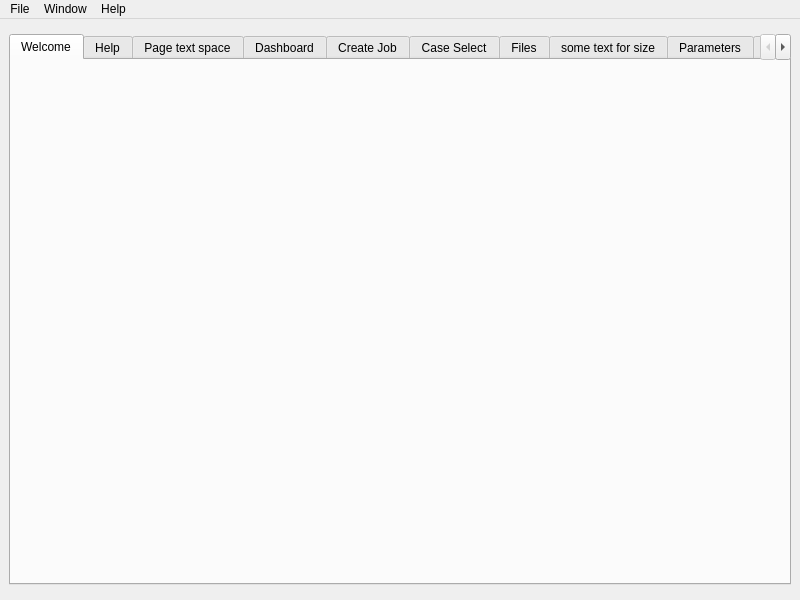
<?xml version="1.0" encoding="UTF-8"?>
<ui version="4.0">
 <comment>
********************************************************************************
**
** Copyright (c) 2017 The University of Notre Dame
** Copyright (c) 2017 The Regents of the University of California
**
** Redistribution and use in source and binary forms, with or without modification,
** are permitted provided that the following conditions are met:
**
** 1. Redistributions of source code must retain the above copyright notice, this 
** list of conditions and the following disclaimer.
**
** 2. Redistributions in binary form must reproduce the above copyright notice, this
** list of conditions and the following disclaimer in the documentation and/or other
** materials provided with the distribution.
**
** 3. Neither the name of the copyright holder nor the names of its contributors may
** be used to endorse or promote products derived from this software without specific
** prior written permission.
**
** THIS SOFTWARE IS PROVIDED BY THE COPYRIGHT HOLDERS AND CONTRIBUTORS &quot;AS IS&quot; AND ANY
** EXPRESS OR IMPLIED WARRANTIES, INCLUDING, BUT NOT LIMITED TO, THE IMPLIED WARRANTIES
** OF MERCHANTABILITY AND FITNESS FOR A PARTICULAR PURPOSE ARE DISCLAIMED. IN NO EVENT
** SHALL THE COPYRIGHT HOLDER OR CONTRIBUTORS BE LIABLE FOR ANY DIRECT, INDIRECT,
** INCIDENTAL, SPECIAL, EXEMPLARY, OR CONSEQUENTIAL DAMAGES (INCLUDING, BUT NOT LIMITED
** TO, PROCUREMENT OF SUBSTITUTE GOODS OR SERVICES; LOSS OF USE, DATA, OR PROFITS; OR
** BUSINESS INTERRUPTION) HOWEVER CAUSED AND ON ANY THEORY OF LIABILITY, WHETHER IN
** CONTRACT, STRICT LIABILITY, OR TORT (INCLUDING NEGLIGENCE OR OTHERWISE) ARISING
** IN ANY WAY OUT OF THE USE OF THIS SOFTWARE, EVEN IF ADVISED OF THE POSSIBILITY OF
** SUCH DAMAGE.
**
**********************************************************************************

// Contributors:
 </comment>
 <class>CWE_MainWindow</class>
 <widget class="QMainWindow" name="CWE_MainWindow">
  <property name="geometry">
   <rect>
    <x>0</x>
    <y>0</y>
    <width>800</width>
    <height>600</height>
   </rect>
  </property>
  <property name="windowTitle">
   <string>CFD Client Program</string>
  </property>
  <widget class="QWidget" name="centralwidget">
   <layout class="QVBoxLayout" name="verticalLayout">
    <item>
     <widget class="HeaderWidget" name="header">
      <property name="frameShape">
       <enum>QFrame::StyledPanel</enum>
      </property>
      <property name="frameShadow">
       <enum>QFrame::Raised</enum>
      </property>
     </widget>
    </item>
    <item>
     <widget class="QStackedWidget" name="stackedPageContainer">
      <widget class="QWidget" name="page_1">
       <layout class="QHBoxLayout" name="horizontalLayout_2">
        <property name="leftMargin">
         <number>0</number>
        </property>
        <property name="topMargin">
         <number>0</number>
        </property>
        <property name="rightMargin">
         <number>0</number>
        </property>
        <property name="bottomMargin">
         <number>0</number>
        </property>
        <item>
         <widget class="QTabWidget" name="tabContainer">
          <property name="enabled">
           <bool>true</bool>
          </property>
          <property name="tabPosition">
           <enum>QTabWidget::North</enum>
          </property>
          <property name="currentIndex">
           <number>0</number>
          </property>
          <widget class="CWE_welcome_screen" name="tab_welcome_screen">
           <attribute name="title">
            <string>Welcome</string>
           </attribute>
          </widget>
          <widget class="CWE_help" name="tab_help">
           <attribute name="title">
            <string>Help</string>
           </attribute>
          </widget>
          <widget class="QWidget" name="tab_spacer_1">
           <attribute name="title">
            <string>Page text space</string>
           </attribute>
          </widget>
          <widget class="CWE_landing" name="tab_landing_page">
           <attribute name="title">
            <string>Dashboard</string>
           </attribute>
          </widget>
          <widget class="CWE_create_simulation" name="tab_create_new">
           <attribute name="title">
            <string>Create Job</string>
           </attribute>
          </widget>
          <widget class="CWE_manage_simulation" name="tab_manage_and_run">
           <attribute name="title">
            <string>Case Select</string>
           </attribute>
          </widget>
          <widget class="CWE_file_manager" name="tab_files">
           <attribute name="title">
            <string>Files</string>
           </attribute>
          </widget>
          <widget class="QWidget" name="tab_spacer_2">
           <attribute name="title">
            <string>some text for size</string>
           </attribute>
          </widget>
          <widget class="QWidget" name="tab_parameters">
           <attribute name="title">
            <string>Parameters</string>
           </attribute>
          </widget>
          <widget class="CWE_simulation_details" name="tab_results">
           <attribute name="title">
            <string>Results</string>
           </attribute>
          </widget>
         </widget>
        </item>
       </layout>
      </widget>
      <widget class="QWidget" name="page">
       <layout class="QHBoxLayout" name="horizontalLayout">
        <item>
         <widget class="QWidget" name="SideBar" native="true">
          <property name="sizePolicy">
           <sizepolicy hsizetype="Preferred" vsizetype="Preferred">
            <horstretch>0</horstretch>
            <verstretch>0</verstretch>
           </sizepolicy>
          </property>
          <property name="minimumSize">
           <size>
            <width>200</width>
            <height>0</height>
           </size>
          </property>
          <property name="maximumSize">
           <size>
            <width>250</width>
            <height>16777215</height>
           </size>
          </property>
         </widget>
        </item>
        <item>
         <widget class="QWidget" name="stackContainer" native="true"/>
        </item>
       </layout>
      </widget>
     </widget>
    </item>
    <item>
     <widget class="FooterWidget" name="footer">
      <property name="frameShape">
       <enum>QFrame::StyledPanel</enum>
      </property>
      <property name="frameShadow">
       <enum>QFrame::Raised</enum>
      </property>
     </widget>
    </item>
   </layout>
  </widget>
  <widget class="QMenuBar" name="menubar">
   <property name="geometry">
    <rect>
     <x>0</x>
     <y>0</y>
     <width>800</width>
     <height>22</height>
    </rect>
   </property>
   <widget class="QMenu" name="menuFile">
    <property name="title">
     <string>File</string>
    </property>
    <addaction name="actionOpen"/>
    <addaction name="actionOpen_existing"/>
    <addaction name="actionSave"/>
    <addaction name="actionSave_As"/>
    <addaction name="action_Quit"/>
   </widget>
   <widget class="QMenu" name="menuWindow">
    <property name="title">
     <string>Window</string>
    </property>
    <addaction name="action_Landing_Page"/>
    <addaction name="actionCreate_New_Simulation"/>
    <addaction name="actionManage_Simulation"/>
    <addaction name="actionManage_and_Download_Files"/>
    <addaction name="actionManage_Remote_Jobs"/>
    <addaction name="actionTutorials_and_Help"/>
   </widget>
   <widget class="QMenu" name="menuHelp">
    <property name="title">
     <string>Help</string>
    </property>
    <addaction name="actionAbout_CWE"/>
    <addaction name="actionHelp"/>
   </widget>
   <addaction name="menuFile"/>
   <addaction name="menuWindow"/>
   <addaction name="menuHelp"/>
  </widget>
  <action name="actionCreate_New_Simulation">
   <property name="text">
    <string>Create &amp;New Simulation</string>
   </property>
  </action>
  <action name="actionManage_Simulation">
   <property name="text">
    <string>Manage and &amp;Run Simulation</string>
   </property>
  </action>
  <action name="actionOpen">
   <property name="text">
    <string>&amp;New</string>
   </property>
  </action>
  <action name="actionOpen_existing">
   <property name="text">
    <string>&amp;Open existing</string>
   </property>
  </action>
  <action name="actionSave">
   <property name="text">
    <string>&amp;Save</string>
   </property>
  </action>
  <action name="actionSave_As">
   <property name="text">
    <string>Save &amp;As</string>
   </property>
  </action>
  <action name="actionAbout_CWE">
   <property name="text">
    <string>&amp;About SimCenter CWE</string>
   </property>
  </action>
  <action name="actionHelp">
   <property name="text">
    <string>&amp;Help</string>
   </property>
  </action>
  <action name="action_Quit">
   <property name="text">
    <string>&amp;Quit</string>
   </property>
  </action>
  <action name="action_Landing_Page">
   <property name="text">
    <string>&amp;Landing Page</string>
   </property>
  </action>
  <action name="actionManage_Jobs">
   <property name="text">
    <string>Manage and &amp;Download Files</string>
   </property>
  </action>
  <action name="actionManage_Remote_Jobs">
   <property name="text">
    <string>Manage Remote &amp;Jobs</string>
   </property>
  </action>
  <action name="actionTutorials_and_Help">
   <property name="text">
    <string>Tutorials and &amp;Help</string>
   </property>
  </action>
  <action name="actionManage_and_Download_Files">
   <property name="text">
    <string>Manage and &amp;Download Files</string>
   </property>
  </action>
 </widget>
 <customwidgets>
  <customwidget>
   <class>HeaderWidget</class>
   <extends>QFrame</extends>
   <header>../AgaveExplorer/SimCenterCommon/HeaderWidget.h</header>
   <container>1</container>
  </customwidget>
  <customwidget>
   <class>FooterWidget</class>
   <extends>QFrame</extends>
   <header>../AgaveExplorer/SimCenterCommon/FooterWidget.h</header>
   <container>1</container>
  </customwidget>
  <customwidget>
   <class>CWE_landing</class>
   <extends>QWidget</extends>
   <header>cwe_guiWidgets/cwe_landing.h</header>
   <container>1</container>
  </customwidget>
  <customwidget>
   <class>CWE_help</class>
   <extends>QWidget</extends>
   <header>cwe_guiWidgets/cwe_help.h</header>
   <container>1</container>
  </customwidget>
  <customwidget>
   <class>CWE_create_simulation</class>
   <extends>QWidget</extends>
   <header>cwe_guiWidgets/cwe_create_simulation.h</header>
   <container>1</container>
  </customwidget>
  <customwidget>
   <class>CWE_file_manager</class>
   <extends>QWidget</extends>
   <header>cwe_guiWidgets/cwe_file_manager.h</header>
   <container>1</container>
  </customwidget>
  <customwidget>
   <class>CWE_simulation_details</class>
   <extends>QWidget</extends>
   <header>cwe_guiWidgets/cwe_simulation_details.h</header>
   <container>1</container>
  </customwidget>
  <customwidget>
   <class>CWE_manage_simulation</class>
   <extends>QWidget</extends>
   <header>cwe_guiWidgets/cwe_manage_simulation.h</header>
   <container>1</container>
  </customwidget>
  <customwidget>
   <class>CWE_welcome_screen</class>
   <extends>QWidget</extends>
   <header>cwe_guiWidgets/cwe_welcome_screen.h</header>
   <container>1</container>
  </customwidget>
 </customwidgets>
 <resources/>
 <connections/>
</ui>
